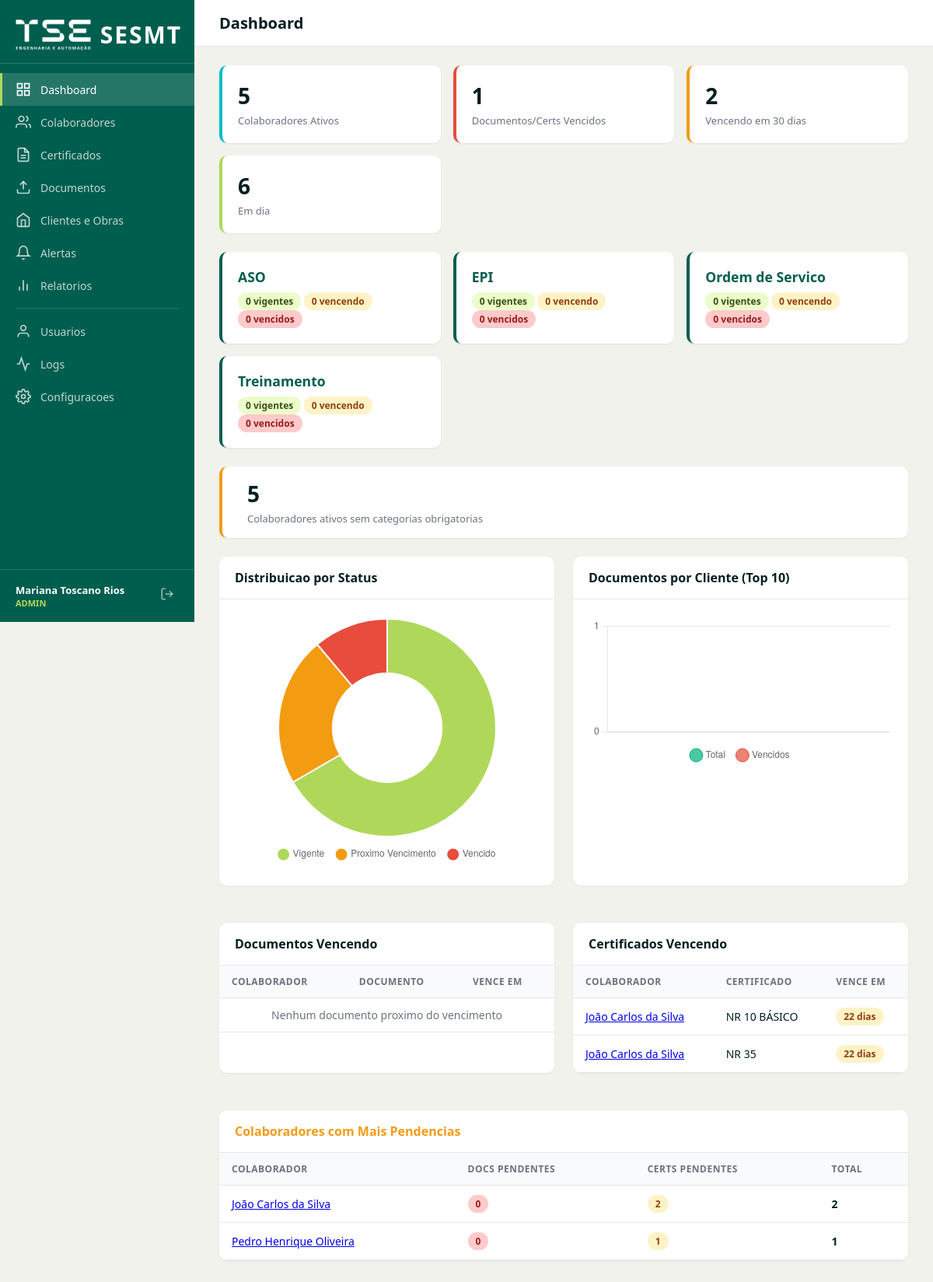
/dashboard (signed in), run on the app's committed database.
### tables this page shows
CREATE TABLE IF NOT EXISTS certificados (
    id INT AUTO_INCREMENT PRIMARY KEY,
    colaborador_id INT NOT NULL,
    tipo_certificado_id INT NOT NULL,
    data_realizacao DATE NOT NULL,
    data_emissao DATE NOT NULL,
    data_validade DATE NOT NULL,
    status ENUM('vigente','vencido','proximo_vencimento') NOT NULL DEFAULT 'vigente',
    criado_por INT NULL,
    criado_em DATETIME NOT NULL DEFAULT CURRENT_TIMESTAMP,
    atualizado_em DATETIME NOT NULL DEFAULT CURRENT_TIMESTAMP ON UPDATE CURRENT_TIMESTAMP,
    FOREIGN KEY (colaborador_id) REFERENCES colaboradores(id) ON DELETE CASCADE,
    FOREIGN KEY (tipo_certificado_id) REFERENCES tipos_certificado(id) ON DELETE RESTRICT,
    FOREIGN KEY (criado_por) REFERENCES usuarios(id) ON DELETE SET NULL,
    INDEX idx_colaborador (colaborador_id),
    INDEX idx_tipo (tipo_certificado_id),
    INDEX idx_validade (data_validade),
    INDEX idx_status (status)
);

CREATE TABLE IF NOT EXISTS colaboradores (
    id INT AUTO_INCREMENT PRIMARY KEY,
    nome_completo VARCHAR(200) NOT NULL,
    cpf_encrypted VARCHAR(255) NULL,
    cpf_hash VARCHAR(64) NULL UNIQUE,
    data_nascimento DATE NULL,
    telefone VARCHAR(20) NULL,
    email VARCHAR(150) NULL,
    matricula VARCHAR(50) NULL,
    cargo VARCHAR(100) NULL,
    funcao VARCHAR(100) NULL,
    setor VARCHAR(100) NULL,
    cliente_id INT NULL,
    obra_id INT NULL,
    data_admissao DATE NULL,
    data_demissao DATE NULL,
    status ENUM('ativo','inativo','afastado') NOT NULL DEFAULT 'ativo',
    unidade VARCHAR(100) NULL,
    criado_em DATETIME NOT NULL DEFAULT CURRENT_TIMESTAMP,
    atualizado_em DATETIME NOT NULL DEFAULT CURRENT_TIMESTAMP ON UPDATE CURRENT_TIMESTAMP,
    FOREIGN KEY (cliente_id) REFERENCES clientes(id) ON DELETE SET NULL,
    FOREIGN KEY (obra_id) REFERENCES obras(id) ON DELETE SET NULL,
    INDEX idx_nome (nome_completo),
    INDEX idx_status (status),
    INDEX idx_cliente (cliente_id),
    INDEX idx_obra (obra_id),
    INDEX idx_cpf_hash (cpf_hash)
);

CREATE TABLE IF NOT EXISTS tipos_certificado (
    id INT AUTO_INCREMENT PRIMARY KEY,
    codigo VARCHAR(50) NOT NULL UNIQUE,
    titulo VARCHAR(500) NOT NULL,
    duracao VARCHAR(20) NOT NULL DEFAULT '8h',
    validade_meses INT NOT NULL DEFAULT 12,
    tem_anuencia TINYINT(1) NOT NULL DEFAULT 0,
    tem_diego TINYINT(1) NOT NULL DEFAULT 0,
    conteudo_no_verso TINYINT(1) NOT NULL DEFAULT 0,
    conteudo_programatico TEXT NULL,
    ativo TINYINT(1) NOT NULL DEFAULT 1,
    criado_em DATETIME NOT NULL DEFAULT CURRENT_TIMESTAMP,
    atualizado_em DATETIME NOT NULL DEFAULT CURRENT_TIMESTAMP ON UPDATE CURRENT_TIMESTAMP,
    INDEX idx_codigo (codigo)
);

### app/Views/dashboard/index.php (the view, shortened to what the rows shown need)
<?php
$totalAtivos   = ($colaboradores_status['ativo'] ?? 0);
$docsVigentes = ($documentos_status['vigente'] ?? 0);
$docsProximos = ($documentos_status['proximo_vencimento'] ?? 0);
$docsVencidos = ($documentos_status['vencido'] ?? 0);
$certsVigentes = ($certificados_status['vigente'] ?? 0);
$certsProximos = ($certificados_status['proximo_vencimento'] ?? 0);
$certsVencidos = ($certificados_status['vencido'] ?? 0);
$chartStatusLabels = json_encode(['Vigente', 'Proximo Vencimento', 'Vencido']);
$chartStatusData   = json_encode([$docsVigentes + $certsVigentes, $docsProximos + $certsProximos, $docsVencidos + $certsVencidos]);
$chartStatusColors = json_encode(['#afd85a', '#f39c12', '#e74c3c']);
$clientLabels  = [];
$clientTotals  = [];
$clientVencidos = [];
$chartClientLabels  = json_encode($clientLabels);
$chartClientTotals  = json_encode($clientTotals);
$chartClientVencidos = json_encode($clientVencidos);
$categorias = [];
$categoriaNomes = [
    'aso'          => 'ASO',
    'epi'          => 'EPI',
    'os'           => 'Ordem de Servico',
    'treinamento'  => 'Treinamento',
];
?>
<div class="cards-row">
    <div class="card-stat info">
        <div class="card-stat-value"><?= $totalAtivos ?></div>
        <div class="card-stat-label">Colaboradores Ativos</div>
    </div>
    <div class="card-stat danger">
        <div class="card-stat-value"><?= $docsVencidos + $certsVencidos ?></div>
        <div class="card-stat-label">Documentos/Certs Vencidos</div>
    </div>
    <div class="card-stat warning">
        <div class="card-stat-value"><?= $docsProximos + $certsProximos ?></div>
        <div class="card-stat-label">Vencendo em 30 dias</div>
    </div>
    <div class="card-stat ok">
        <div class="card-stat-value"><?= $docsVigentes + $certsVigentes ?></div>
        <div class="card-stat-label">Em dia</div>
    </div>
</div>
<div class="cards-row" style="margin-top: 16px;">
    <?php foreach ($categoriaNomes as $key => $label): ?>
    <?php $cat = $categorias[$key] ?? ['vigente' => 0, 'proximo_vencimento' => 0, 'vencido' => 0]; ?>
    <div class="card-stat" style="border-left: 4px solid var(--c-primary); background: #fff;">
        <div class="card-stat-value" style="font-size: 1.1rem; color: var(--c-primary);"><?= $label ?></div>
        <div class="card-stat-label" style="margin-top: 8px;">
            <span class="badge badge-vigente"><?= $cat['vigente'] ?> vigentes</span>
            <span class="badge badge-proximo"><?= $cat['proximo_vencimento'] ?> vencendo</span>
            <span class="badge badge-vencido"><?= $cat['vencido'] ?> vencidos</span>
        </div>
    </div>
    <?php endforeach; ?>
</div>
<?php if (!empty($missing_docs_count) && $missing_docs_count > 0): ?>
<div class="cards-row" style="margin-top: 16px;">
    <div class="card-stat warning" style="flex: 0 0 auto; padding: 16px 32px;">
        <div class="card-stat-value"><?= (int)$missing_docs_count ?></div>
        <div class="card-stat-label">Colaboradores ativos sem categorias obrigatorias</div>
    </div>
</div>
<?php endif; ?>
<div style="display: grid; grid-template-columns: 1fr 1fr; gap: 24px; margin-top: 24px;">
    <div class="table-container">
        <div class="table-header">
            <span class="table-title">Distribuicao por Status</span>
        </div>
        <div style="padding: 24px; display: flex; justify-content: center;">
            <canvas id="chartStatus" style="max-width: 320px; max-height: 320px;"></canvas>
        </div>
    </div>
    <div class="table-container">
        <div class="table-header">
            <span class="table-title">Documentos por Cliente (Top 10)</span>
        </div>
        <div style="padding: 24px;">
            <canvas id="chartClients" style="max-height: 320px;"></canvas>
        </div>
    </div>
</div>
<div style="display: grid; grid-template-columns: 1fr 1fr; gap: 24px; margin-top: 24px;">
    <div class="table-container">
        <div class="table-header">
            <span class="table-title">Documentos Vencendo</span>
        </div>
        <table>
            <thead>
                <tr>
                    <th>Colaborador</th>
                    <th>Documento</th>
                    <th>Vence em</th>
                </tr>
            </thead>
            <tbody>
                <?php if (empty($docs_expiring)): ?>
                <tr><td colspan="3" style="text-align:center;color:#6b7280;">Nenhum documento proximo do vencimento</td></tr>
                <?php endif; ?>
            </tbody>
        </table>
    </div>
    <div class="table-container">
        <div class="table-header">
            <span class="table-title">Certificados Vencendo</span>
        </div>
        <table>
            <thead>
                <tr>
                    <th>Colaborador</th>
                    <th>Certificado</th>
                    <th>Vence em</th>
                </tr>
            </thead>
            <tbody>
                <?php if (empty($certs_expiring)): ?>
                <tr><td colspan="3" style="text-align:center;color:#6b7280;">Nenhum certificado proximo do vencimento</td></tr>
                <?php else: ?>
                <?php foreach ($certs_expiring as $cert): ?>
                <tr>
                    <td><a href="/colaboradores/<?= $cert['colaborador_id'] ?>"><?= htmlspecialchars($cert['nome_completo']) ?></a></td>
                    <td><?= htmlspecialchars($cert['codigo']) ?></td>
                    <td>
                        <?php $dias = $cert['dias_restantes']; ?>
                        <span class="badge <?= $dias <= 7 ? 'badge-vencido' : 'badge-proximo' ?>">
                            <?= $dias ?> dia<?= $dias != 1 ? 's' : '' ?>
                        </span>
                    </td>
                </tr>
                <?php endforeach; ?>
                <?php endif; ?>
            </tbody>
        </table>
    </div>
</div>
<?php if (!empty($top_pendentes)): ?>
<div class="table-container" style="margin-top: 24px;">
    <div class="table-header">
        <span class="table-title" style="color: var(--c-warning);">Colaboradores com Mais Pendencias</span>
    </div>
    <table>
        <thead>
            <tr>
                <th>Colaborador</th>
                <th>Docs Pendentes</th>
                <th>Certs Pendentes</th>
                <th>Total</th>
            </tr>
        </thead>
        <tbody>
            <?php foreach ($top_pendentes as $row): ?>
            <tr>
                <td><a href="/colaboradores/<?= $row['colaborador_id'] ?>"><?= htmlspecialchars($row['nome_completo']) ?></a></td>
                <td><span class="badge badge-vencido"><?= (int)$row['docs_pendentes'] ?></span></td>
                <td><span class="badge badge-proximo"><?= (int)$row['certs_pendentes'] ?></span></td>
                <td><strong><?= (int)$row['total_pendentes'] ?></strong></td>
            </tr>
            <?php endforeach; ?>
        </tbody>
    </table>
</div>
<?php endif; ?>
<script>
document.addEventListener('DOMContentLoaded', function () {
    // --- Doughnut: status distribution ---
    new Chart(document.getElementById('chartStatus'), {
        type: 'doughnut',
        data: {
            labels: <?= $chartStatusLabels ?>,
            datasets: [{
                data: <?= $chartStatusData ?>,
                backgroundColor: <?= $chartStatusColors ?>,
                borderWidth: 2,
                borderColor: '#fff'
            }]
        },
        options: {
            responsive: true,
            maintainAspectRatio: true,
            plugins: {
                legend: {
                    position: 'bottom',
                    labels: { padding: 16, usePointStyle: true }
                }
            }
        }
    });
    // --- Bar: documents by client ---
    new Chart(document.getElementById('chartClients'), {
        type: 'bar',
        data: {
            labels: <?= $chartClientLabels ?>,
            datasets: [
                {
                    label: 'Total',
                    data: <?= $chartClientTotals ?>,
                    backgroundColor: 'rgba(0, 178, 121, 0.7)',
                    borderColor: '#00b279',
                    borderWidth: 1
                },
                {
                    label: 'Vencidos',
                    data: <?= $chartClientVencidos ?>,
                    backgroundColor: 'rgba(231, 76, 60, 0.7)',
                    borderColor: '#e74c3c',
                    borderWidth: 1
                }
            ]
        },
        options: {
            responsive: true,
            maintainAspectRatio: true,
            scales: {
                x: {
                    ticks: {
                        maxRotation: 45,
                        minRotation: 25,
                        font: { size: 11 }
                    }
                },
                y: {
                    beginAtZero: true,
                    ticks: { precision: 0 }
                }
            },
            plugins: {
                legend: {
                    position: 'bottom',
                    labels: { padding: 16, usePointStyle: true }
                }
            }
        }
    });
});
</script>

### app/Core/Router.php (shortened to what the rows shown need)
<?php
class Router
{
    private array $routes = [];
    private function addRoute(string $method, string $path, array $handler, array $middleware): void
    {
        $pattern = preg_replace('/\{(\w+)\}/', '(?P<$1>[^/]+)', $path);
        $pattern = '#^' . $pattern . '$#';
        $this->routes[] = [
            'method'     => $method,
            'pattern'    => $pattern,
            'handler'    => $handler,
            'middleware'  => $middleware,
        ];
    }
    public function dispatch(): void
    {
        $method = $_SERVER['REQUEST_METHOD'];
        $uri = parse_url($_SERVER['REQUEST_URI'], PHP_URL_PATH);
        $uri = rtrim($uri, '/') ?: '/';
        foreach ($this->routes as $route) {
            if ($route['method'] !== $method) {
                continue;
            }
            if (preg_match($route['pattern'], $uri, $matches)) {
                $params = array_filter($matches, 'is_string', ARRAY_FILTER_USE_KEY);
                [$controllerName, $action] = $route['handler'];
                $controller = new $controllerClass();
                call_user_func_array([$controller, $action], array_values($params));
                return;
            }
        }
    }
}

### data on the page
certificados: colaborador.nome_completo "João Carlos da Silva", tipo_certificado.codigo "NR 10 BÁSICO", dias "22"
certificados: colaborador.nome_completo "João Carlos da Silva", tipo_certificado.codigo "NR 35", dias "22"
colaboradores: nome_completo "João Carlos da Silva", docs_pendentes "0", certs_pendentes "2", total_pendentes "2"
colaboradores: nome_completo "Pedro Henrique Oliveira", docs_pendentes "0", certs_pendentes "1", total_pendentes "1"

### other printed values
$label "ASO"
$cat['vigente'] "0"
$cat['proximo_vencimento'] "0"
$cat['vencido'] "0"
$label "EPI"
$label "Ordem de Servico"
$label "Treinamento"
